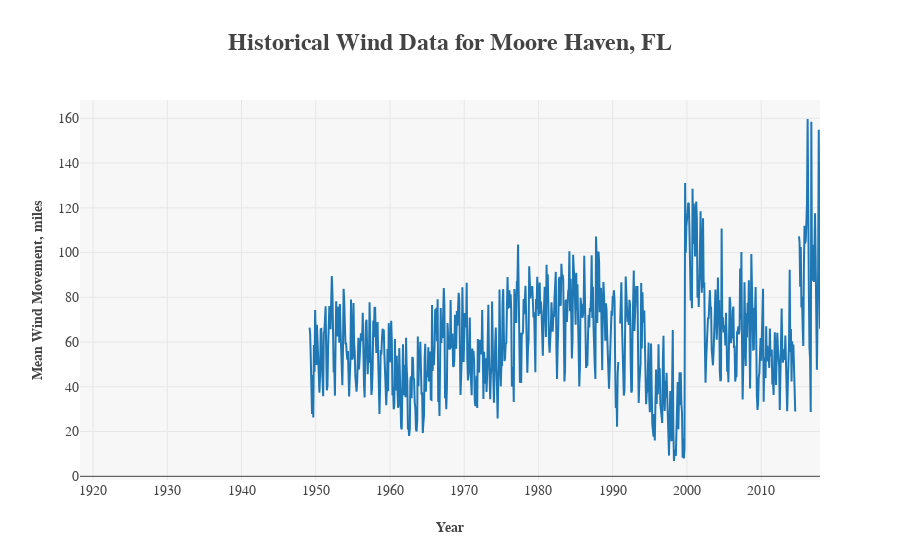

Here is the notebook cell this chart was saved with:
### Markdown cell above
## Historical Snowfall for Moore Haven, FL Evaluation Notes
Looking at the above plotly interactive scatter plot, I noticed a few things:
1. This snowfall data doesn't cover the same time span as the temperature and precipitation data and has a small gap (1954)
2. As expected, this area doesn't get snow very often, if ever

### Code cell
# Plot the historical weather Dataframe for Moore Haven, FL for some quick Exploratory
# Data Analysis (EDA)
# Generate an interactive plot using the plotly package
layout = go.Layout(
    plot_bgcolor="rgb(247,247,247)",
    legend=dict(font=dict(family="serif", size=12)),
    title="<b>Historical Wind Data for Moore Haven, FL</b>",
    titlefont=dict(family="serif", size=24),
    yaxis=dict(title="<b>Mean Wind Movement, miles</b>", 
               titlefont=dict(family="serif", size=14),
               tickfont=dict(family="serif", size=14)),
    xaxis=dict(title="<b>Year</b>", titlefont=dict(family="serif", size=14), 
               tickfont=dict(family="serif", size=14))
)

trace1 = go.Scatter(
    x=df_fl_lines.index,
    y=df_fl_lines.WDMV,
    mode="lines",
    name="wdmv"
)

fig = go.Figure(data=[trace1], layout=layout)
py.offline.iplot(fig)

### Figure 1 — Plotly figure (JSON) as saved in the notebook; plotly's stock layout.template omitted (floating-point values rounded to 4 significant figures; data arrays with more than 128 entries replaced by an {"elided": "..."} marker saying what was removed)
{"data": [{"mode": "lines", "name": "wdmv", "type": "scatter", "x": {"elided": "1171 str values"}, "y": {"elided": "1171 float values"}}], "layout": {"legend": {"font": {"family": "serif", "size": 12}}, "plot_bgcolor": "rgb(247,247,247)", "title": "<b>Historical Wind Data for Moore Haven, FL</b>", "titlefont": {"family": "serif", "size": 24}, "xaxis": {"tickfont": {"family": "serif", "size": 14}, "title": "<b>Year</b>", "titlefont": {"family": "serif", "size": 14}}, "yaxis": {"tickfont": {"family": "serif", "size": 14}, "title": "<b>Mean Wind Movement, miles</b>", "titlefont": {"family": "serif", "size": 14}}}}
